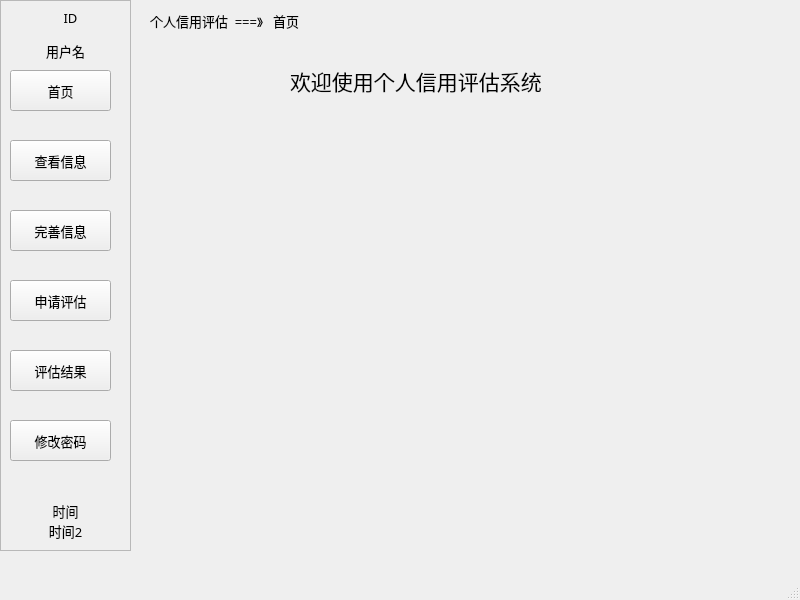
<?xml version="1.0" encoding="UTF-8"?>
<ui version="4.0">
 <class>MainWindow</class>
 <widget class="QMainWindow" name="MainWindow">
  <property name="geometry">
   <rect>
    <x>0</x>
    <y>0</y>
    <width>800</width>
    <height>600</height>
   </rect>
  </property>
  <property name="font">
   <font>
    <family>宋体</family>
    <pointsize>10</pointsize>
   </font>
  </property>
  <property name="windowTitle">
   <string>个人信用评估</string>
  </property>
  <widget class="QWidget" name="centralwidget">
   <widget class="QFrame" name="frame">
    <property name="geometry">
     <rect>
      <x>0</x>
      <y>0</y>
      <width>131</width>
      <height>551</height>
     </rect>
    </property>
    <property name="frameShape">
     <enum>QFrame::StyledPanel</enum>
    </property>
    <property name="frameShadow">
     <enum>QFrame::Raised</enum>
    </property>
    <widget class="QPushButton" name="pushButton">
     <property name="geometry">
      <rect>
       <x>10</x>
       <y>70</y>
       <width>101</width>
       <height>41</height>
      </rect>
     </property>
     <property name="text">
      <string>首页</string>
     </property>
    </widget>
    <widget class="QPushButton" name="pushButton_5">
     <property name="geometry">
      <rect>
       <x>10</x>
       <y>140</y>
       <width>101</width>
       <height>41</height>
      </rect>
     </property>
     <property name="text">
      <string>查看信息</string>
     </property>
    </widget>
    <widget class="QPushButton" name="pushButton_6">
     <property name="geometry">
      <rect>
       <x>10</x>
       <y>210</y>
       <width>101</width>
       <height>41</height>
      </rect>
     </property>
     <property name="text">
      <string>完善信息</string>
     </property>
    </widget>
    <widget class="QPushButton" name="pushButton_7">
     <property name="geometry">
      <rect>
       <x>10</x>
       <y>280</y>
       <width>101</width>
       <height>41</height>
      </rect>
     </property>
     <property name="text">
      <string>申请评估</string>
     </property>
    </widget>
    <widget class="QPushButton" name="pushButton_8">
     <property name="geometry">
      <rect>
       <x>10</x>
       <y>350</y>
       <width>101</width>
       <height>41</height>
      </rect>
     </property>
     <property name="text">
      <string>评估结果</string>
     </property>
    </widget>
    <widget class="QPushButton" name="pushButton_9">
     <property name="geometry">
      <rect>
       <x>10</x>
       <y>420</y>
       <width>101</width>
       <height>41</height>
      </rect>
     </property>
     <property name="text">
      <string>修改密码</string>
     </property>
    </widget>
    <widget class="QLabel" name="label">
     <property name="geometry">
      <rect>
       <x>10</x>
       <y>10</y>
       <width>121</width>
       <height>16</height>
      </rect>
     </property>
     <property name="text">
      <string>ID</string>
     </property>
     <property name="alignment">
      <set>Qt::AlignCenter</set>
     </property>
    </widget>
    <widget class="QLabel" name="label_2">
     <property name="geometry">
      <rect>
       <x>0</x>
       <y>40</y>
       <width>131</width>
       <height>21</height>
      </rect>
     </property>
     <property name="text">
      <string>用户名</string>
     </property>
     <property name="alignment">
      <set>Qt::AlignCenter</set>
     </property>
    </widget>
    <widget class="QLabel" name="label_3">
     <property name="geometry">
      <rect>
       <x>0</x>
       <y>500</y>
       <width>131</width>
       <height>21</height>
      </rect>
     </property>
     <property name="text">
      <string>时间</string>
     </property>
     <property name="alignment">
      <set>Qt::AlignCenter</set>
     </property>
    </widget>
    <widget class="QLabel" name="label_27">
     <property name="geometry">
      <rect>
       <x>0</x>
       <y>520</y>
       <width>131</width>
       <height>21</height>
      </rect>
     </property>
     <property name="text">
      <string>时间2</string>
     </property>
     <property name="alignment">
      <set>Qt::AlignCenter</set>
     </property>
    </widget>
   </widget>
   <widget class="QLabel" name="label_4">
    <property name="geometry">
     <rect>
      <x>150</x>
      <y>10</y>
      <width>211</width>
      <height>21</height>
     </rect>
    </property>
    <property name="font">
     <font>
      <family>宋体</family>
      <pointsize>10</pointsize>
     </font>
    </property>
    <property name="text">
     <string>个人信用评估  ===》   首页</string>
    </property>
   </widget>
   <widget class="QLabel" name="label_5">
    <property name="geometry">
     <rect>
      <x>290</x>
      <y>30</y>
      <width>291</width>
      <height>101</height>
     </rect>
    </property>
    <property name="font">
     <font>
      <family>宋体</family>
      <pointsize>16</pointsize>
     </font>
    </property>
    <property name="text">
     <string>欢迎使用个人信用评估系统</string>
    </property>
   </widget>
   <widget class="QLabel" name="label_9">
    <property name="geometry">
     <rect>
      <x>440</x>
      <y>91</y>
      <width>71</width>
      <height>21</height>
     </rect>
    </property>
    <property name="font">
     <font>
      <family>宋体</family>
      <pointsize>10</pointsize>
     </font>
    </property>
    <property name="text">
     <string/>
    </property>
   </widget>
  </widget>
  <widget class="QMenuBar" name="menubar">
   <property name="geometry">
    <rect>
     <x>0</x>
     <y>0</y>
     <width>800</width>
     <height>23</height>
    </rect>
   </property>
  </widget>
  <widget class="QStatusBar" name="statusbar"/>
 </widget>
 <resources/>
 <connections/>
</ui>
